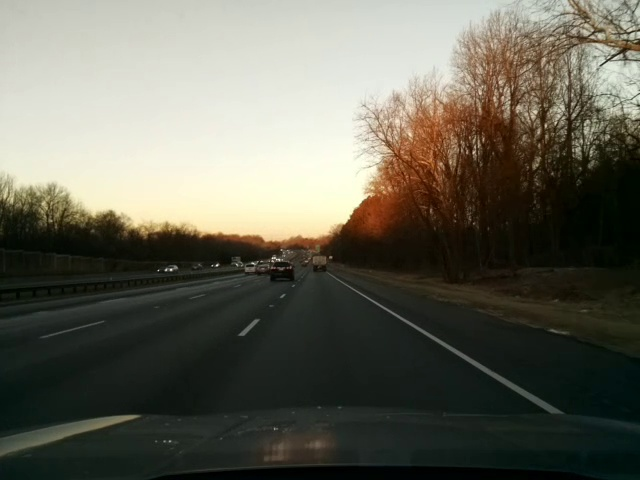
#> input picture images/20190219.jpg, 640 x 480 px
$ jupyter execute lanedetection_single_image.ipynb
#> lines starting #> are read from the running program, lines starting #| are printed output that depends on the picture; after the words box and inside, x2 and y2 are one past the last pixel; in counts of white or black regions, pixels touching at a corner belong together
#> in main, image is the input picture: shape (480, 640, 3); mean B, G, R 87.6, 100, 101.2
# Lane Detection on a Single Image

This notebook demonstrates lane detection on a single image using OpenCV and NumPy. The workflow includes cropping the region of interest, masking, thresholding, blurring, edge detection, and line detection to highlight lane lines in a road image.

---

## 1. Import Required Libraries
The following libraries are used for image processing and manipulation: NumPy, Matplotlib, OpenCV, and imutils.

[cell 1]
import numpy as np
import matplotlib
import cv2
import imutils

## 2. Crop Region of Interest
The `snip_image` function crops the lower part of the image to focus on the road area where lane lines are expected.

[cell 2]
def snip_image(image):
	red = (0,0,255)
	snip = image[(image.shape[0]-300):(image.shape[0]-50),(0):(image.shape[1])]
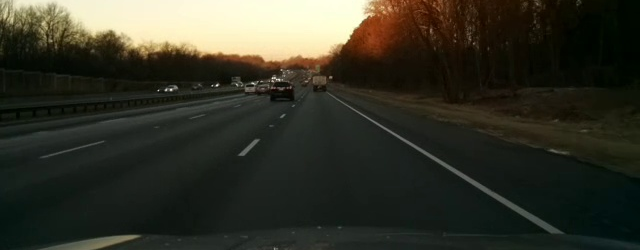
#> snip: shape (250, 640, 3); mean B, G, R 40.1, 51.7, 51.6
	return snip

## 3. Apply Polygonal Mask
The `mask_image` function applies a polygonal mask to the image, isolating the region where lane lines are likely to appear.

[cell 3]
def mask_image(image):
	mask = np.zeros((image.shape[0],image.shape[1]), dtype = "uint8")

	pts = np.array([[90,image.shape[0]-25],[90,image.shape[0]-35],[int(image.shape[1]/2)-30,100],
		[int(image.shape[1]/2)+30,100],[image.shape[1]-90, image.shape[0]-35],
		[image.shape[1]-90, image.shape[0]-25]],dtype=np.int32)

	for point in pts:
		cv2.circle(image, tuple(point), 4, (0,255,0), -1)
#> image: shape (250, 640, 3)
	cv2.fillConvexPoly(mask, pts,255)
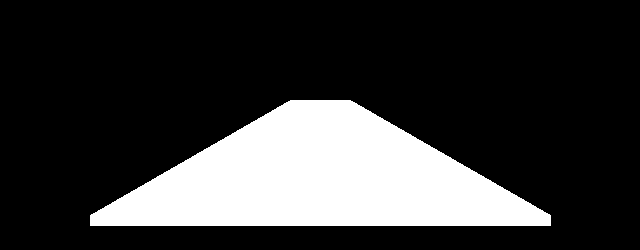
#> mask: shape (250, 640); 21.9% white; 1 white region, box (x1, y1, x2, y2) and area: (90, 100, 551, 226) 34971

	masked = cv2.bitwise_and(image,image,mask=mask)
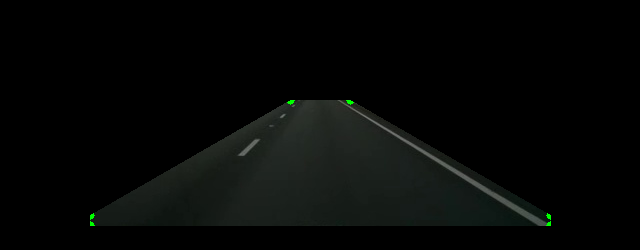
#> masked: shape (250, 640, 3); mean B, G, R 6.4, 7.5, 6
	return masked

## 4. Thresholding for Lane Lines
The `thresh_image` function converts the image to HSV and grayscale, then applies a mask to highlight white lane markings.

[cell 4]
def thresh_image(image):
	hsv = cv2.cvtColor(image,cv2.COLOR_BGR2HSV)
#> hsv: shape (250, 640, 3); mean H, S, V 14.6, 11.1, 7.5

	gray = cv2.cvtColor(image,cv2.COLOR_BGR2GRAY)

	whiteLower = np.array([30,0,65])
	whiteUpper = np.array([255,255,150])
	white_mask = cv2.inRange(hsv, whiteLower, whiteUpper)
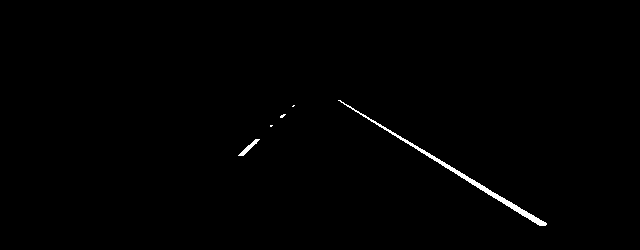
#> white_mask: shape (250, 640); 0.63% white; 5 white regions (3 under 20 px), largest, box (x1, y1, x2, y2) and area: (338, 100, 547, 226) 892, (238, 139, 260, 156) 97
	frame = cv2.bitwise_or(gray, white_mask)
	threshold = 100
	black_white = cv2.threshold(frame, threshold, 255, cv2.THRESH_BINARY)[1]
#> black_white: shape (250, 640); 0.71% white; 10 white regions (4 under 20 px), largest, box (x1, y1, x2, y2) and area: (338, 100, 551, 226) 909, (238, 139, 260, 156) 97, (287, 100, 295, 105) 24, (346, 100, 354, 105) 24, (90, 213, 95, 220) 21, (546, 213, 551, 220) 21
	return white_mask

## 5. Gaussian Blurring
The `blur_image` function applies Gaussian blur to the image to reduce noise and smooth the result.

[cell 5]
def blur_image(image):


	return cv2.GaussianBlur(image, (15,15),0)

## 6. Edge Detection
The `edge_image` function uses the Canny algorithm to detect edges in the blurred image, which helps in identifying lane boundaries.

[cell 6]
def edge_image(image):

	return cv2.Canny(image,30,130)
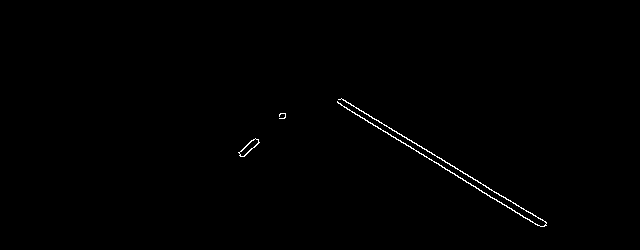
#> returned value: shape (250, 640); 0.46% white in thin lines or dots, all inside (x1, y1, x2, y2) = (238, 98, 547, 227)

## 7. Line Detection
The `lined_image` function applies the Hough Transform to detect straight lines in the edge-detected image, corresponding to lane markers.

[cell 7]
def lined_image(image):

	return cv2.HoughLines(image, 1, np.pi/180,20)

## 8. Lane Detection Pipeline
The `main` function orchestrates the lane detection process: reading the image, applying all processing steps, and displaying the result with detected lane lines.

[cell 8]
def main():
	image = cv2.imread("images/20190219.jpg")
	#print(image.shape)
	# cv2.imshow("lane detect", image)

	snip = snip_image(image)
	# print(snip.shape)
	mask = mask_image(snip)

	blur = blur_image(mask)
	frame = thresh_image(mask)
	blur = blur_image(frame)
	edged= edge_image(blur)

	lines = lined_image(edged)
#> lines = 57 rows, first 8: [-91, 2.11], [-93, 2.13], [-85, 2.11], [-99, 2.13], [-72, 2.08], [-81, 2.09], [-104, 2.15], [-110, 2.16]

	# [11 lines of commented-out code are left out]


	if lines is not None:
		pt1L = (0,0)
		pt2L = (0,0)
		pt2R = (0,0)
		pt1R = (0,0)
		L = 0
		R = 0
		for i in range(0,len(lines)):
			rho = lines[i][0][0]
			theta = lines[i][0][1]

			a = np.cos(theta)
			b = np.sin(theta)

			x0 = a*rho
			y0 = b*rho

			pt1 = ( int(x0 + 1000*(-b)), int(y0+1000*(a)))
			pt2 = ( int(x0 - 1000*(-b)), int(y0-1000*(a)))

			if pt2[1] < 0:
				pt1L = tuple(map(sum,zip(pt1L,pt1)))
				pt2L = tuple(map(sum,zip(pt2L,pt2)))
				L +=1
			else:
				pt1R = tuple(map(sum,zip(pt1R,pt1)))
				pt2R = tuple(map(sum,zip(pt2R,pt2)))
				R +=1
#> this loop made 57 passes
#> (rho, theta, a, b, x0, y0, pt1, pt2) on passes 2 to 11: (-93, 2.13, -0.53, 0.848, 49.28, -78.87, (-798, -608), (897, 451)), (-85, 2.11, -0.515, 0.857, 43.78, -72.86, (-813, -587), (900, 442)), (-99, 2.13, -0.53, 0.848, 52.46, -83.96, (-795, -613), (900, 445)), (-72, 2.08, -0.485, 0.875, 34.91, -62.97, (-839, -547), (909, 421)), (-81, 2.09, -0.5, 0.866, 40.5, -70.15, (-825, -570), (906, 429)), (-104, 2.15, -0.545, 0.839, 56.64, -87.22, (-782, -631), (895, 457)), (-110, 2.16, -0.559, 0.829, 61.51, -91.19, (-767, -650), (890, 467)), (-102, 2.15, -0.545, 0.839, 55.55, -85.54, (-783, -630), (894, 459)), (-75, 2.09, -0.5, 0.866, 37.5, -64.95, (-828, -564), (903, 435)), (-78, 2.09, -0.5, 0.866, 39, -67.55, (-827, -567), (905, 432))
#> (rho, theta, a, b, x0, y0, pt1, pt2) on passes 36, 37, 41, 43, 53, 54: (280, 0.82, 0.682, 0.731, 191, 204.8, (-540, 886), (922, -477)), (273, 0.838, 0.669, 0.743, 182.7, 202.9, (-560, 872), (925, -466)), (278, 0.768, 0.719, 0.695, 200, 193.1, (-494, 912), (894, -526)), (277, 0.855, 0.656, 0.755, 181.7, 209.1, (-572, 865), (936, -447)), (281, 0.803, 0.695, 0.719, 195.2, 202.1, (-524, 896), (914, -492)), (271, 0.855, 0.656, 0.755, 177.8, 204.5, (-576, 860), (932, -451))
#> after the loop, L = 7; R = 50


	cv2.line(snip, tuple(map(lambda x: int(x/L), pt1L)),tuple(map(lambda x: int(x/L), pt2L)), (0,0,255), 1)
	cv2.line(snip, tuple(map(lambda x: int(x/R), pt1R)),tuple(map(lambda x: int(x/R), pt2R)), (255,0,0), 1)
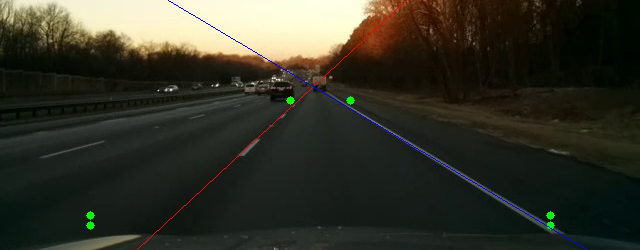
#> snip: shape (250, 640, 3); mean B, G, R 40.4, 51.7, 51.6

	cv2.imshow("lined", snip)
	cv2.waitKey(0)

$ run again, with images/lined.PNG saved as images/20190219.jpg
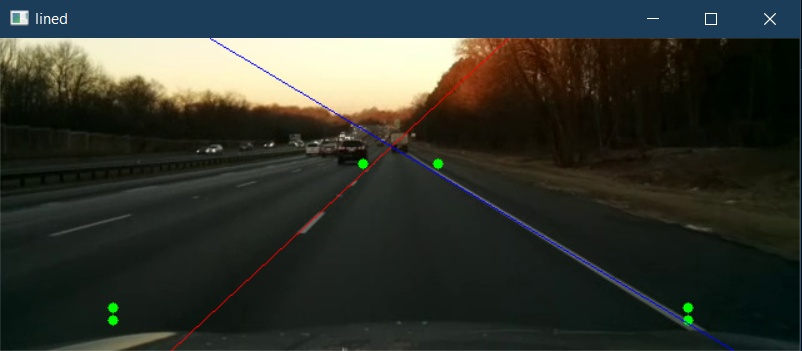
#> input picture images/lined.PNG, 802 x 351 px
#> in main, image is the input picture: shape (351, 802, 3); mean B, G, R 46, 53.1, 49.3
#> in mask_image, `cv2.fillConvexPoly(mask, pts,255)`:
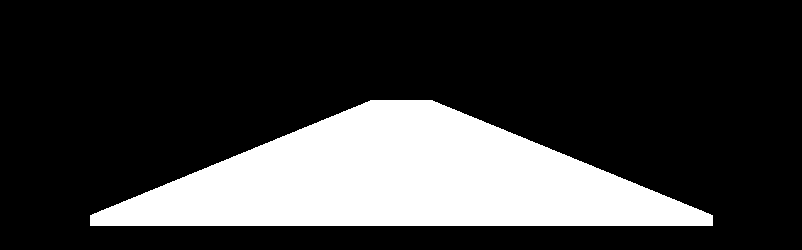
#> mask: shape (250, 802); 23% white; 1 white region, box (x1, y1, x2, y2) and area: (90, 100, 713, 226) 46068
#> hsv: shape (250, 802, 3); mean H, S, V 14.5, 11.7, 8.9
#> white_mask: shape (250, 802); 0.63% white; 17 white regions (14 under 20 px), largest, box (x1, y1, x2, y2) and area: (397, 100, 614, 226) 1131, (304, 162, 325, 182) 57, (357, 107, 369, 119) 29
#> black_white: shape (250, 802); 0.78% white; 24 white regions (19 under 20 px), largest, box (x1, y1, x2, y2) and area: (397, 100, 614, 226) 1215, (357, 107, 369, 119) 97, (304, 162, 325, 182) 86, (368, 100, 376, 105) 26, (427, 100, 435, 105) 26
#> lines = 72 rows, first 8: [-124, 2.11], [-117, 2.11], [-127, 2.13], [-109, 2.09], [-115, 2.09], [-134, 2.13], [-138, 2.15], [-102, 2.08]
#> the loop in main, `for i in range(0,len(lines)):` made 72 passes
#> (rho, theta, a, b, x0, y0, pt1, pt2) on passes 2 to 7: (-117, 2.11, -0.515, 0.857, 60.26, -100.3, (-796, -615), (917, 414)), (-127, 2.13, -0.53, 0.848, 67.3, -107.7, (-780, -637), (915, 422)), (-109, 2.09, -0.5, 0.866, 54.5, -94.4, (-811, -594), (920, 405)), (-115, 2.09, -0.5, 0.866, 57.5, -99.59, (-808, -599), (923, 400)), (-134, 2.13, -0.53, 0.848, 71.01, -113.6, (-777, -643), (919, 416)), (-138, 2.15, -0.545, 0.839, 75.16, -115.7, (-763, -660), (913, 428))
#> in main, `cv2.line(snip, tuple(map(lambda x: int(x/R), pt1R)),tuple(map(lambda x..`:
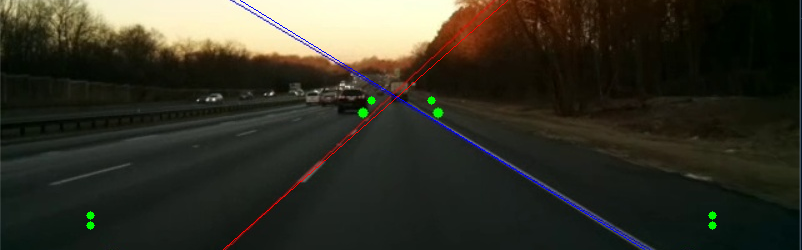
#> snip: shape (250, 802, 3); mean B, G, R 38.5, 50, 51.2
